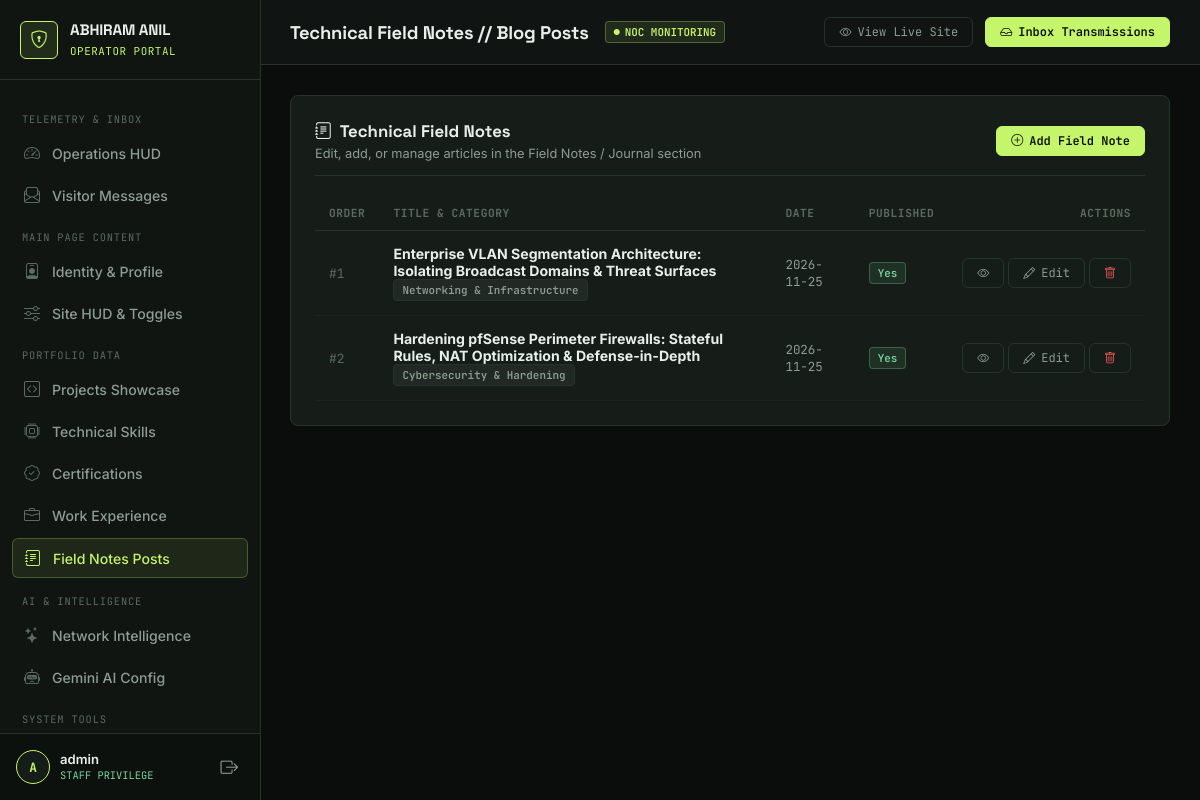
The app's page /portal/journal/ (signed in) with its own data.
### journal/models.py (models this page shows, shortened)
class BlogPost(models.Model):
    title = models.CharField(max_length=200)
    slug = models.SlugField(max_length=200, unique=True)
    category = models.ForeignKey(BlogCategory, related_name='posts', on_delete=models.CASCADE)
    summary = models.TextField(help_text="Short abstract / teaser")
    content = models.TextField(help_text="Full technical writeup")
    read_time_minutes = models.PositiveIntegerField(default=5)
    tags = models.CharField(max_length=200, help_text="Comma-separated tags")
    published_date = models.DateField(default=timezone.now)
    is_published = models.BooleanField(default=True)
    order = models.PositiveIntegerField(default=0)
    class Meta:
        ordering = ['order', '-published_date']
        verbose_name = "Field Note / Article"
        verbose_name_plural = "Field Notes / Articles"

class BlogCategory(models.Model):
    name = models.CharField(max_length=80, unique=True)
    slug = models.SlugField(max_length=80, unique=True)
    class Meta:
        verbose_name = "Journal Category"
        verbose_name_plural = "Journal Categories"

### portal/views.py (the view)
# urls.py: path('journal/', views.journal_list_admin_view, name='journal_list'),
@staff_member_required(login_url='portal:login')
def journal_list_admin_view(request):
    posts = BlogPost.objects.select_related('category').all().order_by('order', '-published_date')
    return render(request, 'portal/journal_list.html', {
        'items': posts,
        'active_tab': 'journal',
    })

### core/models.py (called while the page is built)
    @classmethod
    def load(cls):
        obj, created = cls.objects.get_or_create(pk=1)
        return obj

### portfolio/models.py (called while the page is built)
    @classmethod
    def load(cls):
        obj, created = cls.objects.get_or_create(pk=1)
        return obj

### templates/portal/journal_list.html (shortened to what this page needs)
{% extends 'portal/base_portal.html' %}
{% block page_title %}Technical Field Notes // Blog Posts{% endblock %}
{% block content %}
<div class="portal-card">
  <div class="portal-card-header">
    <div>
      <h3 class="portal-card-title"><i class="bi bi-journal-text"></i> Technical Field Notes</h3>
      <div class="portal-card-subtitle">Edit, add, or manage articles in the Field Notes / Journal section</div>
    </div>
    <a href="{% url 'portal:journal_create' %}" class="portal-btn-sm portal-btn-accent">
      <i class="bi bi-plus-circle"></i> Add Field Note
    </a>
  </div>
  {% if items %}
    <div class="portal-table-container">
      <table class="portal-table">
        <thead>
          <tr>
            <th>Order</th>
            <th>Title & Category</th>
            <th>Date</th>
            <th>Published</th>
            <th style="text-align: right;">Actions</th>
          </tr>
        </thead>
        <tbody>
          {% for p in items %}
            <tr>
              <td style="font-family: var(--font-mono); font-size: 0.8rem; color: var(--portal-text-dim);">#{{ p.order }}</td>
              <td>
                <div style="font-weight: 700;">{{ p.title }}</div>
                <span class="portal-pill portal-pill-dim">{{ p.category.name }}</span>
              </td>
              <td style="font-family: var(--font-mono); font-size: 0.78rem; color: var(--portal-text-muted);">{{ p.published_date|date:"Y-m-d" }}</td>
              <td>
                {% if p.is_published %}
                  <span class="portal-pill portal-pill-green">Yes</span>
                {% else %}
                  <span class="portal-pill portal-pill-dim">Draft</span>
                {% endif %}
              </td>
              <td style="text-align: right; white-space: nowrap;">
                <a href="{% url 'journal:detail' p.slug %}" target="_blank" class="portal-btn-sm portal-btn-outline" title="View Live">
                  <i class="bi bi-eye"></i>
                </a>
                <a href="{% url 'portal:journal_edit' p.pk %}" class="portal-btn-sm portal-btn-outline">
                  <i class="bi bi-pencil"></i> Edit
                </a>
                <form method="post" action="{% url 'portal:journal_delete' p.pk %}" style="display: inline;" onsubmit="return confirm('Delete field note {{ p.title|escapejs }}?');">
                  <button type="submit" class="portal-btn-sm portal-btn-outline" style="color: var(--portal-red); cursor: pointer;">
                    <i class="bi bi-trash"></i>
                  </button>
                </form>
              </td>
            </tr>
          {% endfor %}
        </tbody>
      </table>
    </div>
  {% else %}
    <div style="text-align: center; padding: 40px; color: var(--portal-text-muted);">No field notes found.</div>
  {% endif %}
</div>
{% endblock %}

### templates/portal/base_portal.html (shortened to what this page needs)
{% load static %}
<!DOCTYPE html>
<html lang="en">
<head>
  <link rel="stylesheet" href="https://cdn.jsdelivr.net/npm/bootstrap-icons@1.11.3/font/bootstrap-icons.min.css">
  <link rel="stylesheet" href="{% static 'css/portal.css' %}">
</head>
<body class="portal-body">
  <aside class="portal-sidebar">
    <div class="portal-brand">
      <div class="portal-brand-icon">
        <i class="bi bi-shield-lock"></i>
      </div>
      <div class="portal-brand-text">
        <h1>ABHIRAM ANIL</h1>
        <span>OPERATOR PORTAL</span>
      </div>
    </div>
    <nav class="portal-nav">
      <div class="portal-nav-section-label">TELEMETRY & INBOX</div>
      <a href="{% url 'portal:dashboard' %}" class="portal-nav-link {% if active_tab == 'dashboard' %}active{% endif %}">
        <i class="bi bi-speedometer2"></i>
        <span>Operations HUD</span>
      </a>
      <a href="{% url 'portal:messages' %}" class="portal-nav-link {% if active_tab == 'messages' %}active{% endif %}">
        <i class="bi bi-envelope-paper"></i>
        <span>Visitor Messages</span>
      </a>
      <div class="portal-nav-section-label">MAIN PAGE CONTENT</div>
      <a href="{% url 'portal:profile_edit' %}" class="portal-nav-link {% if active_tab == 'profile' %}active{% endif %}">
        <i class="bi bi-person-badge"></i>
        <span>Identity & Profile</span>
      </a>
      <a href="{% url 'portal:settings_edit' %}" class="portal-nav-link {% if active_tab == 'settings' %}active{% endif %}">
        <i class="bi bi-sliders"></i>
        <span>Site HUD & Toggles</span>
      </a>
      <div class="portal-nav-section-label">PORTFOLIO DATA</div>
      <a href="{% url 'portal:projects_list' %}" class="portal-nav-link {% if active_tab == 'projects' %}active{% endif %}">
        <i class="bi bi-code-square"></i>
        <span>Projects Showcase</span>
      </a>
      <a href="{% url 'portal:skills_list' %}" class="portal-nav-link {% if active_tab == 'skills' %}active{% endif %}">
        <i class="bi bi-cpu"></i>
        <span>Technical Skills</span>
      </a>
      <a href="{% url 'portal:certifications_list' %}" class="portal-nav-link {% if active_tab == 'certifications' %}active{% endif %}">
        <i class="bi bi-patch-check"></i>
        <span>Certifications</span>
      </a>
      <a href="{% url 'portal:experience_list' %}" class="portal-nav-link {% if active_tab == 'experience' %}active{% endif %}">
        <i class="bi bi-briefcase"></i>
        <span>Work Experience</span>
      </a>
      <a href="{% url 'portal:journal_list' %}" class="portal-nav-link {% if active_tab == 'journal' %}active{% endif %}">
        <i class="bi bi-journal-text"></i>
        <span>Field Notes Posts</span>
      </a>
      <div class="portal-nav-section-label">AI & INTELLIGENCE</div>
      <a href="{% url 'portal:intelligence_list' %}" class="portal-nav-link {% if active_tab == 'intelligence' %}active{% endif %}">
        <i class="bi bi-stars"></i>
        <span>Network Intelligence</span>
      </a>
      <a href="{% url 'portal:ai_settings' %}" class="portal-nav-link {% if active_tab == 'ai_settings' %}active{% endif %}">
        <i class="bi bi-robot"></i>
        <span>Gemini AI Config</span>
      </a>
      <div class="portal-nav-section-label">SYSTEM TOOLS</div>
    </nav>
    <div class="portal-user-footer">
      <div class="portal-user-info">
        <div class="portal-avatar-mini">{{ request.user.username|make_list|first|upper }}</div>
        <div>
          <div class="portal-user-name">{{ request.user.username }}</div>
          <div class="portal-user-role">STAFF PRIVILEGE</div>
        </div>
      </div>
      <a href="{% url 'portal:logout' %}" class="portal-logout-btn" title="Terminate Session / Logout">
        <i class="bi bi-box-arrow-right"></i>
      </a>
    </div>
  </aside>
  <div class="portal-main">
    <header class="portal-header">
      <div class="portal-header-left">
        <h2 class="portal-page-title">{% block page_title %}NOC Operations Portal{% endblock %}</h2>
        <span class="portal-pill portal-pill-lime">
          <i class="bi bi-circle-fill" style="font-size: 6px;"></i> NOC MONITORING
        </span>
      </div>
      <div class="portal-header-right">
        <a href="{% url 'home' %}" target="_blank" class="portal-btn-sm portal-btn-outline">
          <i class="bi bi-eye"></i> View Live Site
        </a>
        <a href="{% url 'portal:messages' %}" class="portal-btn-sm portal-btn-accent">
          <i class="bi bi-inbox"></i> Inbox Transmissions
        </a>
      </div>
    </header>
    <main class="portal-content">
      {% block content %}{% endblock %}
    </main>
  </div>
</body>
</html>

### records on screen
BlogPost: order "1", title "Enterprise VLAN Segmentation Architecture: Isolating Broadcast Domains & Threat Surfaces", category.name "Networking & Infrastructure", published_date "2026-11-25", is_published "Yes"
BlogPost: order "2", title "Hardening pfSense Perimeter Firewalls: Stateful Rules, NAT Optimization & Defense-in-Depth", category.name "Cybersecurity & Hardening", published_date "2026-11-25", is_published "Yes"

### other values on screen
{{ request.user.username|make_list|first|upper }} "A"
{{ request.user.username }} "admin"
